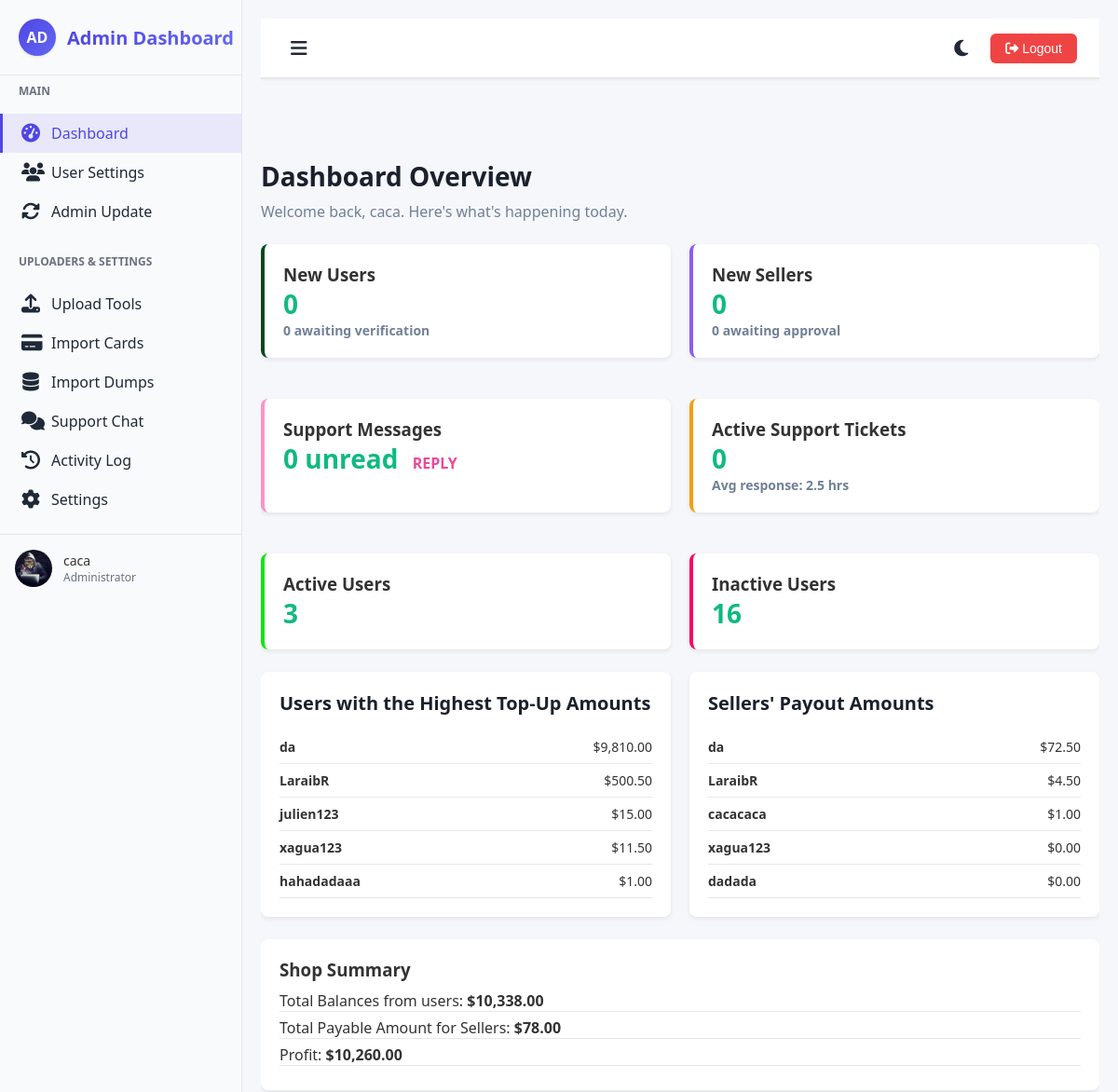
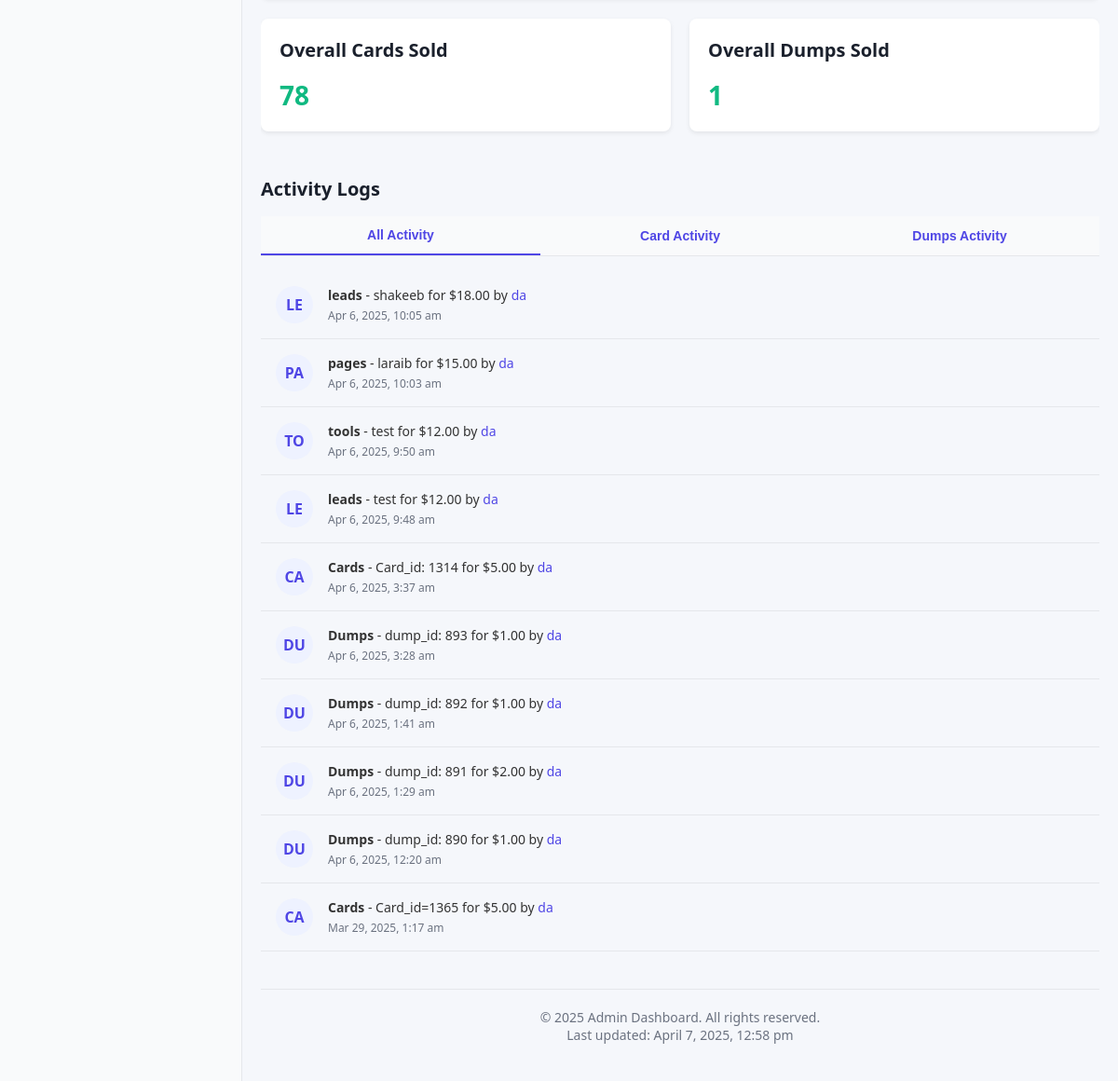
Screenshot of /admin/thedash.php (signed in) with the database file from the repository (2 pictures, top to bottom).
### tables this page shows
CREATE TABLE `users` (
  `id` int(11) NOT NULL,
  `username` varchar(255) NOT NULL,
  `password` varchar(255) NOT NULL,
  `jabber` varchar(255) DEFAULT NULL,
  `telegram` varchar(255) DEFAULT NULL,
  `secret_code` varchar(50) DEFAULT NULL,
  `created_at` timestamp NOT NULL DEFAULT current_timestamp(),
  `balance` decimal(10,2) NOT NULL DEFAULT 0.00,
  `seller` tinyint(1) NOT NULL DEFAULT 0,
  `seller_percentage` int(11) DEFAULT 0,
  `credit_cards_balance` decimal(10,2) NOT NULL DEFAULT 0.00,
  `credit_cards_total_earned` decimal(10,2) NOT NULL DEFAULT 0.00,
  `dumps_balance` decimal(10,2) NOT NULL DEFAULT 0.00,
  `dumps_total_earned` decimal(10,2) NOT NULL DEFAULT 0.00,
  `banned` tinyint(1) NOT NULL DEFAULT 0,
  `role` int(11) NOT NULL DEFAULT 0,
  `status` varchar(255) NOT NULL DEFAULT 'active',
  `active` int(11) NOT NULL DEFAULT 0,
  `total_earned` decimal(10,2) DEFAULT 0.00,
  `seller_actual_balance` decimal(10,2) DEFAULT 0.00
);

CREATE TABLE `activity_log` (
  `id` int(11) NOT NULL,
  `user_id` int(11) NOT NULL,
  `item_id` int(11) NOT NULL,
  `user_name` varchar(255) NOT NULL,
  `buy_itm` varchar(255) NOT NULL,
  `item_price` decimal(10,2) NOT NULL,
  `item_type` varchar(100) NOT NULL,
  `created_at` timestamp NOT NULL DEFAULT current_timestamp()
);

### admin/panel.php (the view, shortened to what this page needs)
<?php
require '../config.php';
function timeAgo($datetime) {
    $timestamp = strtotime($datetime);
    $diff = time() - $timestamp;
    return date('M j, Y, g:i a', $timestamp);
}
$adminUsername = 'Admin';
if (isset($_SESSION['admin_id'])) {
    $stmt = $pdo->prepare("SELECT username FROM admins WHERE id = ?");
    $stmt->execute([$_SESSION['admin_id']]);
    $result = $stmt->fetch(PDO::FETCH_ASSOC);
    if ($result && isset($result['username'])) {
        $adminUsername = $result['username'];
    }
}
try {
    $newUsers = $pdo->query("SELECT COUNT(*) FROM users WHERE DATE(created_at) = CURDATE()")->fetchColumn();
    $usersAwaiting = $pdo->query("SELECT COUNT(*) FROM users WHERE status = 'awaiting_verification'")->fetchColumn();
    $newSellers = $pdo->query("SELECT COUNT(*) FROM users WHERE seller = 1 AND DATE(created_at) = CURDATE()")->fetchColumn();
    $sellersAwaiting = $pdo->query("SELECT COUNT(*) FROM users WHERE seller = 1 AND status = 'awaiting_approval'")->fetchColumn();
    $unreadMessages = $pdo->query("SELECT COUNT(*) FROM support_replies WHERE sender = 'user' AND is_read = 0")->fetchColumn();
    $newTickets = $pdo->query("SELECT COUNT(*) FROM support_tickets WHERE status = 'open'")->fetchColumn();
    $allActivity = $pdo->query("SELECT * FROM activity_log ORDER BY created_at DESC LIMIT 10")->fetchAll(PDO::FETCH_ASSOC);
    $totalCardsSold = $pdo->query("SELECT COUNT(*) FROM credit_cards WHERE status = 'sold'")->fetchColumn();
    $totalDumpsSold = $pdo->query("SELECT COUNT(*) FROM dumps WHERE status = 'sold'")->fetchColumn();
    $totalBalanceFromUsers = $pdo->query("SELECT SUM(balance) FROM users")->fetchColumn();
    $totalPayableAmountForSellers = $pdo->query("SELECT SUM(total_earned) FROM users")->fetchColumn();
    $profit = $totalBalanceFromUsers - $totalPayableAmountForSellers;
    $stmtTopUsersBalance = $pdo->prepare("SELECT username, balance FROM users ORDER BY balance DESC LIMIT 5");
    $stmtTopUsersBalance->execute();
    $topUsersByBalance = $stmtTopUsersBalance->fetchAll(PDO::FETCH_ASSOC);
    $stmtTopUsersX = $pdo->prepare("SELECT username, total_earned FROM users ORDER BY total_earned DESC LIMIT 5");
    $stmtTopUsersX ->execute();
    $topUsersByX = $stmtTopUsersX->fetchAll(PDO::FETCH_ASSOC);
    $activeUsersCount = $pdo->query("SELECT COUNT(*) FROM users WHERE active = 1")->fetchColumn();
    $inactiveUsersCount = $pdo->query("SELECT COUNT(*) FROM users WHERE active = 0")->fetchColumn();
} catch (PDOException $e) {
    die("A database error occurred: " . $e->getMessage());
}
?>
<!DOCTYPE html>
<html lang="en">
<head>
</head>
<body>
  <div class="container">
    <div style="margin-bottom: 24px;">
      <h1 style="font-size: 28px; font-weight: 600; color: #1a202c;">Dashboard Overview</h1>
      <p style="font-size: 16px; color: #718096; margin-top: 8px;">
        Welcome back, <?php echo htmlspecialchars($adminUsername); ?>. Here's what's happening today.
      </p>
    </div>
    <div class="flex-container">
      <div class="flex-item kpi-box" style="border-left: 4px solid rgb(0, 73, 28);">
        <h3>New Users</h3>
        <p><?php echo $newUsers; ?></p>
        <p style="font-size: 14px; color: #718096;"><?php echo $usersAwaiting; ?> awaiting verification</p>
      </div>
      <div class="flex-item kpi-box" style="border-left: 4px solid #8b5cf6;">
        <h3>New Sellers</h3>
        <p><?php echo $newSellers; ?></p>
        <p style="font-size: 14px; color: #718096;"><?php echo $sellersAwaiting; ?> awaiting approval</p>
      </div>
      <div class="flex-item kpi-box" style="border-left: 4px solid rgb(255, 145, 200); <?php if($unreadMessages > 0) echo 'animation: borderGlow 4s infinite;'; ?>">
  <h3>Support Messages</h3>
  <p><?php echo $unreadMessages;; ?> unread
  <a href="sc.php" style="color: #ec4899; font-weight: bold; margin-left: 8px; font-size: medium; text-decoration: none;">REPLY</a> </p>
</div>
      <div class="flex-item kpi-box" style="border-left: 4px solid #f59e0b;">
        <h3>Active Support Tickets</h3>
        <p><?php echo $newTickets; ?></p>
        <p style="font-size: 14px; color: #718096;">Avg response: 2.5 hrs</p>
      </div>
      <div class="flex-item kpi-box" style="border-left: 4px solid #11e411;">
        <h3>Active Users</h3>
        <p><?php echo $activeUsersCount; ?></p>
      </div>
      <div class="flex-item kpi-box" style="border-left: 4px solid #fa0060;">
        <h3>Inactive Users</h3>
        <p><?php echo $inactiveUsersCount; ?></p>
      </div>
    </div>
    <div class="flex-container">
      <div class="flex-item kpi-box width: auto;">
        <h2>Users with the Highest Top-Up Amounts</h2>
        <?php foreach($topUsersByBalance as $user): ?>
        <div style="display: flex; justify-content: space-between; padding: 8px 0; border-bottom: 1px solid #e5e7eb;">
          <span style="font-size: 14px; font-weight: 600;"><?php echo htmlspecialchars($user['username']); ?></span>
          <span style="font-size: 14px;">$<?php echo number_format($user['balance'], 2); ?></span>
        </div>
        <?php endforeach; ?>
      </div>
      <div class="flex-item kpi-box width: auto;">
        <h2>Sellers' Payout Amounts</h2>
        <?php foreach($topUsersByX as $user): ?>
        <div style="display: flex; justify-content: space-between; padding: 8px 0; border-bottom: 1px solid #e5e7eb;">
          <span style="font-size: 14px; font-weight: 600;"><?php echo htmlspecialchars($user['username']); ?></span>
          <span style="font-size: 14px;">$<?php echo number_format($user['total_earned'], 2); ?></span>
        </div>
        <?php endforeach; ?>
      </div>
        </div>
<div style="background-color: #fff; padding: 20px; border-radius: 8px; box-shadow: 0 2px 5px rgba(0,0,0,0.08);">
  <h3 style="margin-bottom: 10px;">Shop Summary</h3>
  <p style="margin-bottom: 6px; border-bottom: 1px solid #e5e7eb;">
    Total Balances from users:
    <strong>$<?php echo number_format($totalBalanceFromUsers, 2); ?></strong>
  </p>
  <p style="margin-bottom: 6px; border-bottom: 1px solid #e5e7eb;">
    Total Payable Amount for Sellers:
    <strong>$<?php echo number_format($totalPayableAmountForSellers, 2); ?></strong>
  </p>
  <p style="margin-bottom: 6px; border-bottom: 1px solid #e5e7eb;">
    Profit:
    <strong>$<?php echo number_format($profit, 2); ?></strong>
  </p>
</div>
    <br>
  <?php
$statCategories = [
  [
    'title' => 'Overall Cards Sold',
    'value' => number_format($totalCardsSold, 0)
  ],
  [
    'title' => 'Overall Dumps Sold',
    'value' => number_format($totalDumpsSold, 0)
  ]
];
?>
<div class="grid-container" style="display: grid; grid-template-columns: repeat(2, 1fr); gap: 20px; margin: auto; margin-bottom: 24px;">
  <?php foreach ($statCategories as $stat): ?>
    <div class="kpi-box" style="background: #fff; padding: 20px; border-radius: 8px; box-shadow: 0 2px 5px rgba(0,0,0,0.08);">
      <h2 style="font-size: 20px; font-weight: 600; color: #1a202c;"><?php echo $stat['title']; ?></h2>
      <p style="font-size: 28px; font-weight: 700; color: #10b981;"><?php echo $stat['value']; ?></p>
    </div>
  <?php endforeach; ?>
</div>
        </div>
    <div style="margin-bottom: 24px;">
      <h2 style="font-size: 20px; font-weight: 600; color: #1a202c; margin-bottom: 16px;">Activity Logs</h2>
      <div class="tabs">
        <button class="tab-btn active" data-tab="tab-all">All Activity</button>
        <button class="tab-btn" data-tab="tab-card">Card Activity</button>
        <button class="tab-btn" data-tab="tab-dump">Dumps Activity</button>
      </div>
      <div id="tab-all" class="tab-content active">
        <?php foreach($allActivity as $activity): ?>
        <div style="padding: 16px; border-bottom: 1px solid #e5e7eb; display: flex; align-items: center;">
          <div style="width: 40px; height: 40px; border-radius: 50%; background-color: #eef2ff; display: flex; align-items: center; justify-content: center; margin-right: 16px;">
            <span style="color: #4f46e5; font-weight: 600;"><?php echo strtoupper(substr($activity['item_type'] ?? '', 0, 2)); ?></span>
          </div>
          <div style="flex: 1;">
            <p style="margin: 0; font-size: 14px;">
              <span style="font-weight: 600;"><?php echo htmlspecialchars($activity['item_type'] ?? ''); ?></span> -
              <?php echo htmlspecialchars($activity['buy_itm'] ?? ''); ?> for $<?php echo htmlspecialchars($activity['item_price'] ?? ''); ?> by
              <span style="color: #4f46e5;"><?php echo htmlspecialchars($activity['user_name'] ?? ''); ?></span>
            </p>
            <p style="margin: 4px 0 0 0; font-size: 12px; color: #6b7280;"><?php echo timeAgo($activity['created_at'] ?? ''); ?></p>
          </div>
        </div>
        <?php endforeach; ?>
      </div>
    </div>
    <div style="margin-top: 40px; text-align: center; padding: 20px; color: #6b7280; font-size: 14px; border-top: 1px solid #e5e7eb;">
      <p>© 2025 Admin Dashboard. All rights reserved.</p>
      <p>Last updated: <?php echo date('F j, Y, g:i a'); ?></p>
    </div>
  </div>
</body>
</html>

### admin/thedash.php (style rules this page uses)
:root { --primary: #4f46e5; --primary-light: #6366f1; --primary-dark: #4338ca; --success: #10b981; --warning: #f59e0b; --danger: #ef4444; --info: #3b82f6; --text: #1f2937; --text-light: #6b7280; --bg: #ffffff; --bg-light: #f9fafb; --bg-dark: #f3f4f6; --border: #e5e7eb; --sidebar-width: 260px; --sidebar-width-collapsed: 70px; --header-height: 64px; --shadow: 0 1px 3px 0 rgba(0, 0, 0, 0.1); --shadow-md: 0 4px 6px rgba(0, 0, 0, 0.1); --radius: 0.375rem; --transition: all 0.3s ease; }
* { box-sizing: border-box; margin: 0; padding: 0; }
body { margin: 0; padding: 0; font-family: -apple-system, BlinkMacSystemFont, 'Segoe UI', Roboto, 'Helvetica Neue', Arial, sans-serif; color: var(--text); background-color: var(--bg); transition: var(--transition); height: 100vh; overflow: hidden; }

### admin/panel.php (style rules this page uses)
.kpi-box { background-color: #fff; border-radius: 8px; box-shadow: 0 2px 5px rgba(0, 0, 0, 0.08); padding: 20px; }
body { font-family: 'Segoe UI', Tahoma, Geneva, Verdana, sans-serif; background-color: #f5f7fb; margin: 0; padding: 20px; color: #333; }
.container { max-width: 1400px; margin: 0 auto; }
h1, h2, h3 { margin: 0; }
.kpi-box { background-color: #fff; border-radius: 8px; box-shadow: 0 2px 5px rgba(0,0,0,0.08); padding: 20px; margin-bottom: 24px; }
.kpi-box h2 { font-size: 20px; font-weight: 600; color: #1a202c; margin-bottom: 16px; }
.kpi-box p { font-size: 28px; font-weight: 700; color: #10b981; margin: 0; }
.flex-container { display: flex; flex-wrap: wrap; gap: 20px; }
.flex-item { flex: 1 1 calc(25% - 20px); min-width: 300px; }
.tabs { display: flex; border-bottom: 1px solid #e5e7eb; margin-bottom: 16px; }
.tab-btn { flex: 1; padding: 12px; background: #f9fafb; border: none; font-size: 14px; font-weight: 600; color: #4f46e5; cursor: pointer; }
.tab-btn.active { border-bottom: 2px solid #4f46e5; }
.tab-content { display: none; }
.tab-content.active { display: block; }

### rows the page displays
users: username "da", balance "9,810.00", total_earned "72.50"
users: username "LaraibR", balance "500.50", total_earned "4.50"
users: username "julien123", balance "15.00"
users: username "xagua123", balance "11.50", total_earned "0.00"
users: username "hahadadaaa", balance "1.00"
users: username "cacacaca", total_earned "1.00"
users: username "dadada", total_earned "0.00"
activity_log: item_type "LE", item_type "leads", buy_itm "shakeeb", item_price "18.00", user_name "da", created_at "Apr 6, 2025, 10:05 am"
activity_log: item_type "PA", item_type "pages", buy_itm "laraib", item_price "15.00", user_name "da", created_at "Apr 6, 2025, 10:03 am"
activity_log: item_type "TO", item_type "tools", buy_itm "test", item_price "12.00", user_name "da", created_at "Apr 6, 2025, 9:50 am"
activity_log: item_type "LE", item_type "leads", buy_itm "test", item_price "12.00", user_name "da", created_at "Apr 6, 2025, 9:48 am"
activity_log: item_type "CA", item_type "Cards", buy_itm "Card_id: 1314", item_price "5.00", user_name "da", created_at "Apr 6, 2025, 3:37 am"
activity_log: item_type "DU", item_type "Dumps", buy_itm "dump_id: 893", item_price "1.00", user_name "da", created_at "Apr 6, 2025, 3:28 am"
activity_log: item_type "DU", item_type "Dumps", buy_itm "dump_id: 892", item_price "1.00", user_name "da", created_at "Apr 6, 2025, 1:41 am"
activity_log: item_type "DU", item_type "Dumps", buy_itm "dump_id: 891", item_price "2.00", user_name "da", created_at "Apr 6, 2025, 1:29 am"
activity_log: item_type "DU", item_type "Dumps", buy_itm "dump_id: 890", item_price "1.00", user_name "da", created_at "Apr 6, 2025, 12:20 am"
activity_log: item_type "CA", item_type "Cards", buy_itm "Card_id=1365", item_price "5.00", user_name "da", created_at "Mar 29, 2025, 1:17 am"

### other values shown
$admin_username "caca"
$adminUsername "caca"
$newUsers "0"
$usersAwaiting "0"
$newSellers "0"
$sellersAwaiting "0"
$unreadMessages "0"
$newTickets "0"
$activeUsersCount "3"
$inactiveUsersCount "16"
$totalBalanceFromUsers "10,338.00"
$totalPayableAmountForSellers "78.00"
$profit "10,260.00"
$stat['title'] "Overall Cards Sold"
$stat['value'] "78"
